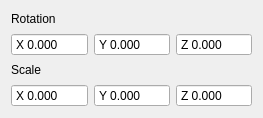
<?xml version="1.0" encoding="UTF-8"?>
<ui version="4.0">
 <class>TransformModule</class>
 <widget class="QWidget" name="TransformModule">
  <property name="geometry">
   <rect>
    <x>0</x>
    <y>0</y>
    <width>243</width>
    <height>118</height>
   </rect>
  </property>
  <property name="windowTitle">
   <string>Form</string>
  </property>
  <layout class="QGridLayout" name="gridLayout">
   <item row="0" column="0">
    <widget class="QFrame" name="rotationFrame">
     <property name="frameShape">
      <enum>QFrame::NoFrame</enum>
     </property>
     <property name="frameShadow">
      <enum>QFrame::Raised</enum>
     </property>
     <layout class="QGridLayout" name="gridLayout_26">
      <property name="leftMargin">
       <number>0</number>
      </property>
      <property name="topMargin">
       <number>0</number>
      </property>
      <property name="rightMargin">
       <number>0</number>
      </property>
      <property name="bottomMargin">
       <number>0</number>
      </property>
      <item row="1" column="2">
       <widget class="QDoubleSpinBox" name="rotY">
        <property name="sizePolicy">
         <sizepolicy hsizetype="Preferred" vsizetype="Fixed">
          <horstretch>0</horstretch>
          <verstretch>0</verstretch>
         </sizepolicy>
        </property>
        <property name="buttonSymbols">
         <enum>QAbstractSpinBox::NoButtons</enum>
        </property>
        <property name="accelerated">
         <bool>true</bool>
        </property>
        <property name="prefix">
         <string>Y </string>
        </property>
        <property name="decimals">
         <number>3</number>
        </property>
        <property name="minimum">
         <double>-1000.000000000000000</double>
        </property>
        <property name="maximum">
         <double>1000.000000000000000</double>
        </property>
        <property name="stepType">
         <enum>QAbstractSpinBox::AdaptiveDecimalStepType</enum>
        </property>
       </widget>
      </item>
      <item row="1" column="3">
       <widget class="QDoubleSpinBox" name="rotZ">
        <property name="sizePolicy">
         <sizepolicy hsizetype="Preferred" vsizetype="Fixed">
          <horstretch>0</horstretch>
          <verstretch>0</verstretch>
         </sizepolicy>
        </property>
        <property name="buttonSymbols">
         <enum>QAbstractSpinBox::NoButtons</enum>
        </property>
        <property name="accelerated">
         <bool>true</bool>
        </property>
        <property name="prefix">
         <string>Z </string>
        </property>
        <property name="decimals">
         <number>3</number>
        </property>
        <property name="minimum">
         <double>-1000.000000000000000</double>
        </property>
        <property name="maximum">
         <double>1000.000000000000000</double>
        </property>
        <property name="stepType">
         <enum>QAbstractSpinBox::AdaptiveDecimalStepType</enum>
        </property>
       </widget>
      </item>
      <item row="1" column="1">
       <widget class="QDoubleSpinBox" name="rotX">
        <property name="sizePolicy">
         <sizepolicy hsizetype="Preferred" vsizetype="Fixed">
          <horstretch>0</horstretch>
          <verstretch>0</verstretch>
         </sizepolicy>
        </property>
        <property name="buttonSymbols">
         <enum>QAbstractSpinBox::NoButtons</enum>
        </property>
        <property name="accelerated">
         <bool>true</bool>
        </property>
        <property name="prefix">
         <string>X </string>
        </property>
        <property name="decimals">
         <number>3</number>
        </property>
        <property name="minimum">
         <double>-1000.000000000000000</double>
        </property>
        <property name="maximum">
         <double>1000.000000000000000</double>
        </property>
        <property name="stepType">
         <enum>QAbstractSpinBox::AdaptiveDecimalStepType</enum>
        </property>
       </widget>
      </item>
      <item row="0" column="1">
       <widget class="QLabel" name="rotationLabel">
        <property name="text">
         <string>Rotation</string>
        </property>
       </widget>
      </item>
     </layout>
    </widget>
   </item>
   <item row="1" column="0">
    <widget class="QFrame" name="scaleFrame">
     <property name="frameShape">
      <enum>QFrame::NoFrame</enum>
     </property>
     <property name="frameShadow">
      <enum>QFrame::Raised</enum>
     </property>
     <layout class="QGridLayout" name="gridLayout_22">
      <property name="leftMargin">
       <number>0</number>
      </property>
      <property name="topMargin">
       <number>0</number>
      </property>
      <property name="rightMargin">
       <number>0</number>
      </property>
      <property name="bottomMargin">
       <number>0</number>
      </property>
      <item row="1" column="3">
       <widget class="QDoubleSpinBox" name="scaleZ">
        <property name="sizePolicy">
         <sizepolicy hsizetype="Preferred" vsizetype="Fixed">
          <horstretch>0</horstretch>
          <verstretch>0</verstretch>
         </sizepolicy>
        </property>
        <property name="buttonSymbols">
         <enum>QAbstractSpinBox::NoButtons</enum>
        </property>
        <property name="accelerated">
         <bool>true</bool>
        </property>
        <property name="prefix">
         <string>Z </string>
        </property>
        <property name="decimals">
         <number>3</number>
        </property>
        <property name="minimum">
         <double>-1000.000000000000000</double>
        </property>
        <property name="maximum">
         <double>1000.000000000000000</double>
        </property>
        <property name="stepType">
         <enum>QAbstractSpinBox::AdaptiveDecimalStepType</enum>
        </property>
       </widget>
      </item>
      <item row="1" column="1">
       <widget class="QDoubleSpinBox" name="scaleX">
        <property name="sizePolicy">
         <sizepolicy hsizetype="Preferred" vsizetype="Fixed">
          <horstretch>0</horstretch>
          <verstretch>0</verstretch>
         </sizepolicy>
        </property>
        <property name="buttonSymbols">
         <enum>QAbstractSpinBox::NoButtons</enum>
        </property>
        <property name="accelerated">
         <bool>true</bool>
        </property>
        <property name="prefix">
         <string>X </string>
        </property>
        <property name="decimals">
         <number>3</number>
        </property>
        <property name="minimum">
         <double>-1000.000000000000000</double>
        </property>
        <property name="maximum">
         <double>1000.000000000000000</double>
        </property>
        <property name="stepType">
         <enum>QAbstractSpinBox::AdaptiveDecimalStepType</enum>
        </property>
       </widget>
      </item>
      <item row="1" column="2">
       <widget class="QDoubleSpinBox" name="scaleY">
        <property name="sizePolicy">
         <sizepolicy hsizetype="Preferred" vsizetype="Fixed">
          <horstretch>0</horstretch>
          <verstretch>0</verstretch>
         </sizepolicy>
        </property>
        <property name="buttonSymbols">
         <enum>QAbstractSpinBox::NoButtons</enum>
        </property>
        <property name="accelerated">
         <bool>true</bool>
        </property>
        <property name="prefix">
         <string>Y </string>
        </property>
        <property name="decimals">
         <number>3</number>
        </property>
        <property name="minimum">
         <double>-1000.000000000000000</double>
        </property>
        <property name="maximum">
         <double>1000.000000000000000</double>
        </property>
        <property name="stepType">
         <enum>QAbstractSpinBox::AdaptiveDecimalStepType</enum>
        </property>
       </widget>
      </item>
      <item row="0" column="1">
       <widget class="QLabel" name="scaleLabel">
        <property name="text">
         <string>Scale</string>
        </property>
       </widget>
      </item>
     </layout>
    </widget>
   </item>
  </layout>
 </widget>
 <tabstops>
  <tabstop>rotX</tabstop>
  <tabstop>rotY</tabstop>
  <tabstop>rotZ</tabstop>
  <tabstop>scaleX</tabstop>
  <tabstop>scaleY</tabstop>
  <tabstop>scaleZ</tabstop>
 </tabstops>
 <resources/>
 <connections/>
</ui>
